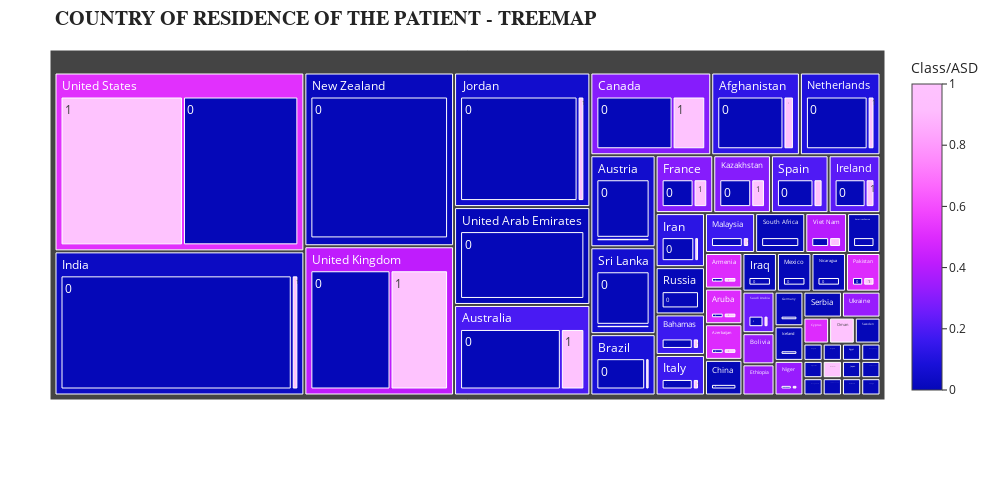

Notebook code for this chart:
### Code cell
#Visualization of country of residence of the patient - Treemap

fig = px.treemap(df, path=['contry_of_res','Class/ASD'], color='Class/ASD',
                 color_continuous_scale='plotly3',
)

fig.update_layout(title="<b> COUNTRY OF RESIDENCE OF THE PATIENT - TREEMAP <b>",
                  titlefont={'size': 20, 'family': "San Serif"},
                  height=500, width=1000,
                  template='simple_white',
                  autosize=False,
                  margin=dict(l=50,r=50,b=50, t=250,
                             ),
                 )
fig.update_layout(margin = dict(t=50, l=50, r=50, b=100))
fig.show()

### Figure 1 — Plotly figure (JSON) as saved in the notebook; plotly's stock layout.template omitted (floating-point values rounded to 4 significant figures; data arrays with more than 128 entries replaced by an {"elided": "..."} marker saying what was removed)
{"data": [{"branchvalues": "total", "customdata": {"elided": "143x1 float values"}, "domain": {"x": [0, 1], "y": [0, 1]}, "hovertemplate": "labels=%{label}<br>count=%{value}<br>parent=%{parent}<br>id=%{id}<br>Class/ASD=%{color}<extra></extra>", "ids": {"elided": "143 str values"}, "labels": {"elided": "143 str values"}, "marker": {"coloraxis": "coloraxis", "colors": {"elided": "143 float values"}}, "name": "", "parents": {"elided": "143 str values"}, "type": "treemap", "values": {"elided": "143 int values"}}], "layout": {"autosize": false, "coloraxis": {"colorbar": {"title": {"text": "Class/ASD"}}, "colorscale": [[0, "#0508b8"], [0.08333, "#1910d8"], [0.1667, "#3c19f0"], [0.25, "#6b1cfb"], [0.3333, "#981cfd"], [0.4167, "#bf1cfd"], [0.5, "#dd2bfd"], [0.5833, "#f246fe"], [0.6667, "#fc67fd"], [0.75, "#fe88fc"], [0.8333, "#fea5fd"], [0.9167, "#febefe"], [1, "#fec3fe"]]}, "height": 500, "legend": {"tracegroupgap": 0}, "margin": {"b": 100, "l": 50, "r": 50, "t": 50}, "title": {"font": {"family": "San Serif", "size": 20}, "text": "<b> COUNTRY OF RESIDENCE OF THE PATIENT - TREEMAP <b>"}, "width": 1000}}
